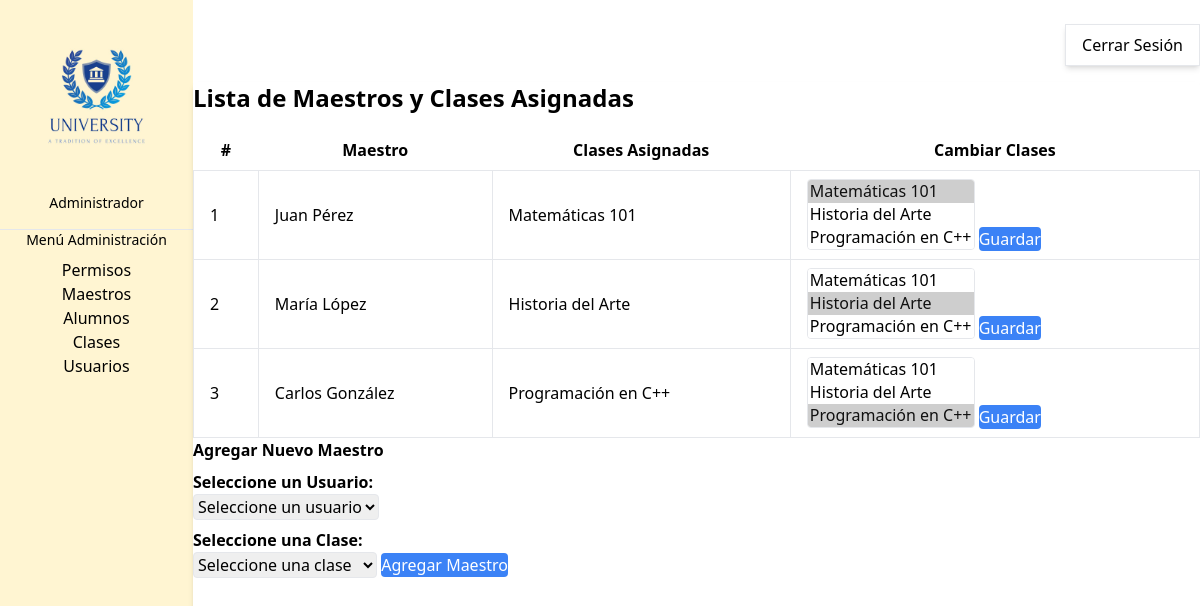
Page /maestrolista.php on the earlier database version.
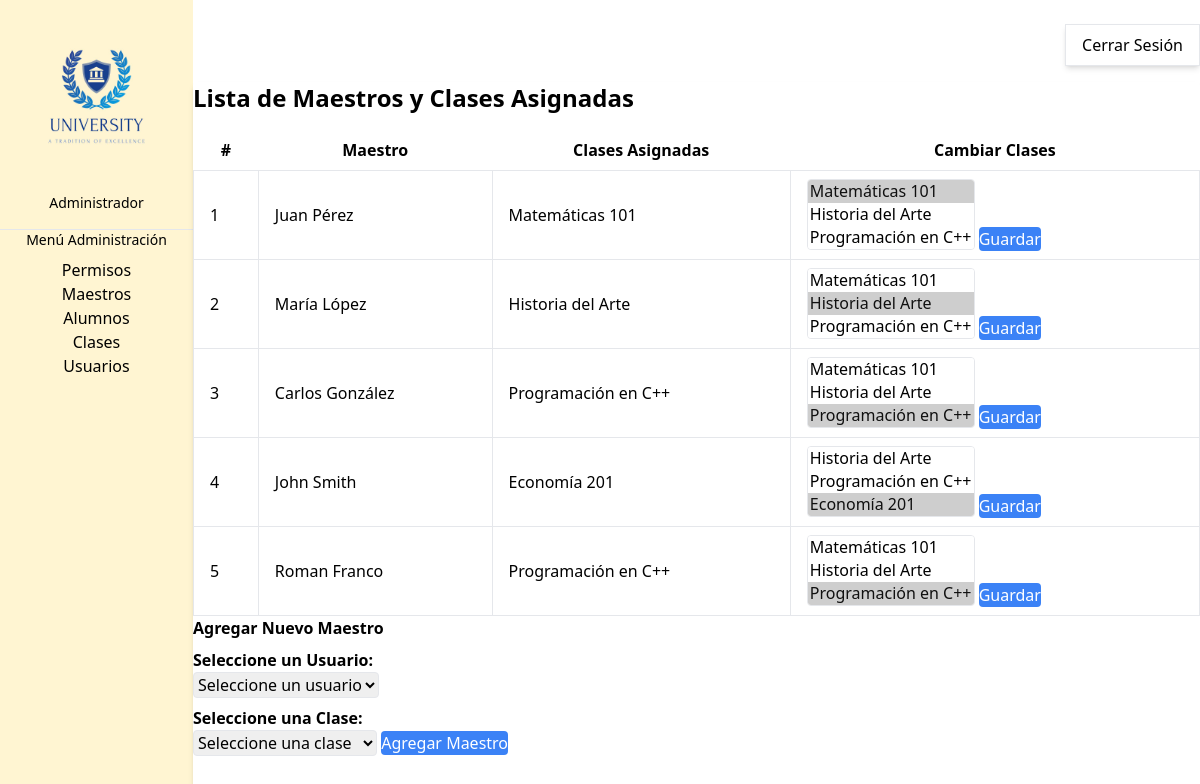
Same page on the later database version.
### tables this page shows
CREATE TABLE `maestros` (
  `id` int(11) NOT NULL,
  `nombre` varchar(255) NOT NULL,
  `email` varchar(255) NOT NULL,
  `clase_id` int(11) NOT NULL
);

### maestrolista.php (the view, shortened to what the changed rows need)
<?php
   $servername = "localhost";
    $username = "id21126023_admin";
    $password = "Roman18*";
    $dbname = "id21126023_universidad";
$conn = new mysqli($servername, $username, $password, $dbname);
$sql = "SELECT m.id AS maestro_id, m.nombre AS maestro_nombre, GROUP_CONCAT(c.nombre SEPARATOR ', ') AS clases_asignadas
        FROM maestros m
        LEFT JOIN clases c ON m.clase_id = c.id
        GROUP BY m.id";
$result = $conn->query($sql);
?>
<!DOCTYPE html>
<html lang="es">
<head>
    <link href="/dist/output.css" rel="stylesheet">
</head>
<body class="bg-white flex">
    <div class="flex-grow py-4 px-6 w-full">
        <div class="bg-white p-4 rounded shadow-md h-screen">
            <h2 class="text-2xl font-semibold mb-4">Lista de Maestros y Clases Asignadas</h2>
            <table class="w-full">
                <thead>
                    <tr>
                        <th class="px-4 py-2">#</th>
                        <th class="px-4 py-2">Maestro</th>
                        <th class="px-4 py-2">Clases Asignadas</th>
                        <th class="px-4 py-2">Cambiar Clases</th>
                    </tr>
                </thead>
                <tbody>
                    <?php
                    if ($result->num_rows > 0) {
                        while ($row = $result->fetch_assoc()) {
                            echo '<tr>';
                            echo '<td class="border px-4 py-2">' . $row['maestro_id'] . '</td>';
                            echo '<td class="border px-4 py-2">' . $row['maestro_nombre'] . '</td>';
                            echo '<td class="border px-4 py-2">' . $row['clases_asignadas'] . '</td>';
                            echo '<td class="border px-4 py-2">
                                <form action="maestrolista.php" method="post">
                                    <input type="hidden" name="maestro_id" value="' . $row['maestro_id'] . '">
                                    <select name="clases[]" multiple class="border rounded px-2 py-1" size="3">';
                                        $clases = explode(', ', $row['clases_asignadas']);
                                        $clase_result = $conn->query("SELECT * FROM clases");
                                        if ($clase_result->num_rows > 0) {
                                            while ($clase_row = $clase_result->fetch_assoc()) {
                                                echo '<option value="' . $clase_row['id'] . '" ' . (in_array($clase_row['nombre'], $clases) ? 'selected' : '') . '>' . $clase_row['nombre'] . '</option>';
                                            }
                                        }
                            echo '</select>
                                    <button type="submit" class="bg-blue-500 text-white px-2 py-1 rounded">Guardar</button>
                                </form>
                            </td>';
                            echo '</tr>';
                        }
                    } else {
                        echo '<tr><td colspan="4">No se encontraron maestros</td></tr>';
                    }
                    ?>
                </tbody>
            </table>
        </div>
    </div>
</body>
</html>

Differences in the rows shown:
added maestros: id "4", nombre "John Smith", clases_asignadas "Economía 201", value "Historia del Arte / Programación en C++ / Economía 201 ☑", clases ($clase_row['id'] 1 (drawn)), clases ($clase_row['id'] 2 (drawn)), clases ($clase_row['id'] 3 (drawn))
added maestros: id "5", nombre "Roman Franco", clases_asignadas "Programación en C++", value "Matemáticas 101 / Historia del Arte / Programación en C++ ☑", clases ($clase_row['id'] 1 (drawn)), clases ($clase_row['id'] 2 (drawn)), clases ($clase_row['id'] 4 (drawn))
